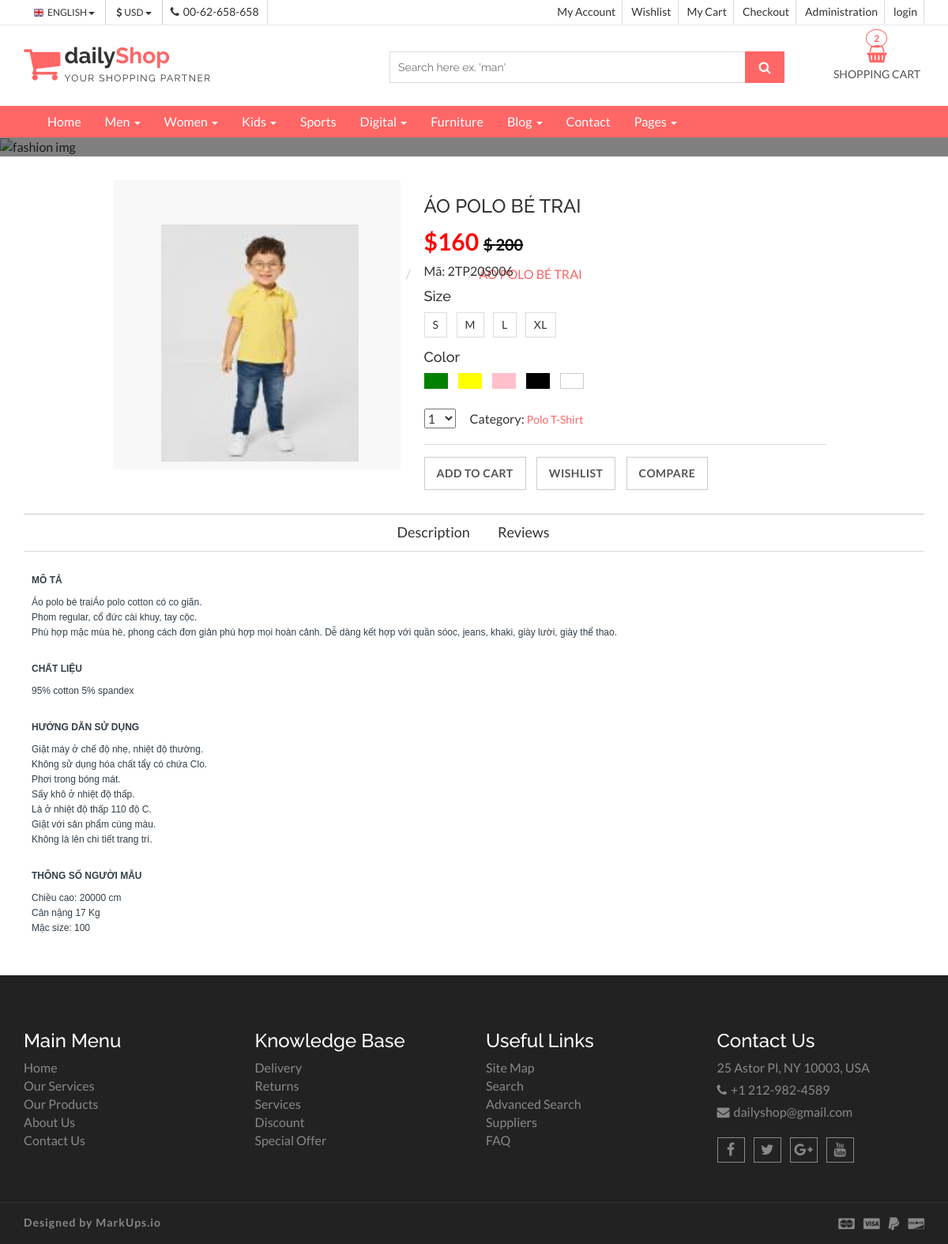
Screenshot of /MarkUps-dailyShop/dailyShop/product-detail.php?id=1 with the database file from the repository.
### tables this page shows
CREATE TABLE `products` (
  `pro_id` int(11) NOT NULL,
  `cate_id` int(11) NOT NULL,
  `pro_name` varchar(255) NOT NULL,
  `pro_image` varchar(225) NOT NULL,
  `intro` varchar(500) NOT NULL,
  `detail` text NOT NULL,
  `price` float NOT NULL,
  `price_start` float NOT NULL,
  `quantity` int(4) NOT NULL
);

### MarkUps-dailyShop/dailyShop/product-detail.php (the view, shortened to what this page needs)
<?php
if (!isset($_SESSION['users'])) {
  $login = "login";
} else {
  $login = "<a href='logout.php'>Logout</a>";
}
?>
<?php
require_once 'connection.php';
$pro_id = $_GET['id'];
$sql = "SELECT * FROM products WHERE pro_id=$pro_id";
$stmt = $conn->prepare($sql);
$stmt->execute();
$product = $stmt->fetch(PDO::FETCH_ASSOC);
?>
<!DOCTYPE html>
<html lang="en">
  <head>
    <link href="css/font-awesome.css" rel="stylesheet">
    <link href="css/bootstrap.css" rel="stylesheet">
    <link href="css/jquery.smartmenus.bootstrap.css" rel="stylesheet">
    <link rel="stylesheet" type="text/css" href="css/jquery.simpleLens.css">
    <link rel="stylesheet" type="text/css" href="css/slick.css">
    <link rel="stylesheet" type="text/css" href="css/nouislider.css">
    <link id="switcher" href="css/theme-color/default-theme.css" rel="stylesheet">
    <link href="css/sequence-theme.modern-slide-in.css" rel="stylesheet" media="all">
    <link href="css/style.css" rel="stylesheet">
  </head>
  <body>
  <header id="aa-header">
    <div class="aa-header-top">
      <div class="container">
        <div class="row">
          <div class="col-md-12">
            <div class="aa-header-top-area">
              <div class="aa-header-top-left">
                <div class="aa-language">
                  <div class="dropdown">
                    <a class="btn dropdown-toggle" href="#" type="button" id="dropdownMenu1" data-toggle="dropdown" aria-haspopup="true" aria-expanded="true">
                      <img src="img/flag/english.jpg" alt="english flag">ENGLISH
                      <span class="caret"></span>
                    </a>
                  </div>
                </div>
                <div class="aa-currency">
                  <div class="dropdown">
                    <a class="btn dropdown-toggle" href="#" type="button" id="dropdownMenu1" data-toggle="dropdown" aria-haspopup="true" aria-expanded="true">
                      <i class="fa fa-usd"></i>USD
                      <span class="caret"></span>
                    </a>
                  </div>
                </div>
                <div class="cellphone hidden-xs">
                  <p><span class="fa fa-phone"></span>00-62-658-658</p>
                </div>
              </div>
              <div class="aa-header-top-right">
                <ul class="aa-head-top-nav-right">
                  <li><a href="account.php">My Account</a></li>
                  <li class="hidden-xs"><a href="wishlist.php">Wishlist</a></li>
                  <li class="hidden-xs"><a href="cart.php">My Cart</a></li>
                  <li class="hidden-xs"><a href="checkout.php">Checkout</a></li>
                  <li class="hidden-xs"><a href="trunggian.php">Administration</a></li>
                  <li><a href="" data-toggle="modal" data-target="#login-modal"> <?php
                                                                                  if (isset($login)) {
                                                                                    echo $login;
                                                                                  }
                                                                                  ?>
                    </a>
                  </li>
                </ul>
              </div>
            </div>
          </div>
        </div>
      </div>
    </div>
    <div class="aa-header-bottom">
      <div class="container">
        <div class="row">
          <div class="col-md-12">
            <div class="aa-header-bottom-area">
              <div class="aa-logo">
                <a href="index.php">
                  <span class="fa fa-shopping-cart"></span>
                  <p>daily<strong>Shop</strong> <span>Your Shopping Partner</span></p>
                </a>
              </div>
              <div class="aa-cartbox">
                <a class="aa-cart-link" href="#">
                  <span class="fa fa-shopping-basket"></span>
                  <span class="aa-cart-title">SHOPPING CART</span>
                  <span class="aa-cart-notify">2</span>
                </a>
              </div>
              <div class="aa-search-box">
                <form action="">
                  <input type="text" name="" id="" placeholder="Search here ex. 'man' ">
                  <button type="submit"><span class="fa fa-search"></span></button>
                </form>
              </div>
            </div>
          </div>
        </div>
      </div>
    </div>
  </header>
  <section id="menu">
    <div class="container">
      <div class="menu-area">
        <div class="navbar navbar-default" role="navigation">
            <div class="navbar-collapse collapse">
            <ul class="nav navbar-nav">
              <li><a href="index.php">Home</a></li>
              <li><a href="#">Men <span class="caret"></span></a>
              </li>
              <li><a href="#">Women <span class="caret"></span></a>
              </li>
              <li><a href="#">Kids <span class="caret"></span></a>
              </li>
              <li><a href="#">Sports</a></li>
             <li><a href="#">Digital <span class="caret"></span></a>
              </li>
              <li><a href="#">Furniture</a></li>
              <li><a href="blog-archive.php">Blog <span class="caret"></span></a>
              </li>
              <li><a href="contact.php">Contact</a></li>
              <li><a href="#">Pages <span class="caret"></span></a>
              </li>
            </ul>
          </div>
        </div>
      </div>
      </div>
  </section>
  <section id="aa-catg-head-banner">
   <img src="https://thegioidohoa.com/wp-content/uploads/2015/10/thiet-ke-banner-an-tuong-cho-web-thoi-trang.jpeg" alt="fashion img">
   <div class="aa-catg-head-banner-area">
     <div class="container">
      <div class="aa-catg-head-banner-content">
        <h2><?= $product['pro_name'] ?></h2>
        <ol class="breadcrumb">
          <li><a href="index.php">Home</a></li>
          <li><a href="#">Product</a></li>
          <li class="active"><?= $product['pro_name'] ?></li>
        </ol>
      </div>
     </div>
   </div>
  </section>
  <section id="aa-product-details">
    <div class="container">
      <div class="row">
        <div class="col-md-12">
          <div class="aa-product-details-area">
            <div class="aa-product-details-content">
              <div class="row">
                <div class="col-md-5 col-sm-5 col-xs-12">
                  <div class="aa-product-view-slider">
                    <div id="demo-1" class="simpleLens-gallery-container">
                      <div class="simpleLens-container">
                        <div class="simpleLens-big-image-container"><a  class="simpleLens-lens-image"> <div class="simpleLens-big-image-container"><a class="simpleLens-lens-image"><img src="../images/<?= $product['pro_image'] ?>" alt=""class="simpleLens-big-image"width="250" height="300"></a></div></a></div>
                      </div>
                    </div>
                  </div>
                </div>
                <div class="col-md-7 col-sm-7 col-xs-12">
                  <div class="aa-product-view-content">
                    <h3><?= $product['pro_name'] ?></h3>
                    <div class="aa-price-block">
                    <label class="aa-product-price" style="color: red;  font-size: 30px; " >$<?= $product['price'] ?> <del style="color: black;  font-size: 20px;"> $ <?= $product['price_start'] ?></del></label>
                      <p class="aa-product-avilability"><?= $product['intro'] ?></p>
                    </div>
                    <h4>Size</h4>
                    <div class="aa-prod-view-size">
                      <a href="#">S</a>
                      <a href="#">M</a>
                      <a href="#">L</a>
                      <a href="#">XL</a>
                    </div>
                    <h4>Color</h4>
                    <div class="aa-color-tag">
                      <a href="#" class="aa-color-green"></a>
                      <a href="#" class="aa-color-yellow"></a>
                      <a href="#" class="aa-color-pink"></a>
                      <a href="#" class="aa-color-black"></a>
                      <a href="#" class="aa-color-white"></a>
                    </div>
                    <div class="aa-prod-quantity">
                      <form action="">
                        <select id="" name="">
                          <option selected="1" value="0">1</option>
                        </select>
                      </form>
                      <p class="aa-prod-category" >
                        Category: <a href="#">Polo T-Shirt</a>
                      </p>
                    </div>
                    <div class="aa-prod-view-bottom">
                      <a class="aa-add-to-cart-btn" href="#">Add To Cart</a>
                      <a class="aa-add-to-cart-btn" href="#">Wishlist</a>
                      <a class="aa-add-to-cart-btn" href="#">Compare</a>
                    </div>
                  </div>
                </div>
              </div>
            </div>
            <div class="aa-product-details-bottom">
              <ul class="nav nav-tabs" id="myTab2">
                <li><a href="#description" data-toggle="tab">Description</a></li>
                <li><a href="#review" data-toggle="tab">Reviews</a></li>
              </ul>
              <div class="tab-content">
                <div class="tab-pane fade in active" id="description">
                  <p><?= $product['detail'] ?></p>
                </div>
              </div>
            </div>
          </div>
        </div>
      </div>
    </div>
  </section>
  <footer id="aa-footer">
    <div class="aa-footer-top">
     <div class="container">
        <div class="row">
        <div class="col-md-12">
          <div class="aa-footer-top-area">
            <div class="row">
              <div class="col-md-3 col-sm-6">
                <div class="aa-footer-widget">
                  <h3>Main Menu</h3>
                  <ul class="aa-footer-nav">
                    <li><a href="#">Home</a></li>
                    <li><a href="#">Our Services</a></li>
                    <li><a href="#">Our Products</a></li>
                    <li><a href="#">About Us</a></li>
                    <li><a href="#">Contact Us</a></li>
                  </ul>
                </div>
              </div>
              <div class="col-md-3 col-sm-6">
                <div class="aa-footer-widget">
                  <div class="aa-footer-widget">
                    <h3>Knowledge Base</h3>
                    <ul class="aa-footer-nav">
                      <li><a href="#">Delivery</a></li>
                      <li><a href="#">Returns</a></li>
                      <li><a href="#">Services</a></li>
                      <li><a href="#">Discount</a></li>
                      <li><a href="#">Special Offer</a></li>
                    </ul>
                  </div>
                </div>
              </div>
              <div class="col-md-3 col-sm-6">
                <div class="aa-footer-widget">
                  <div class="aa-footer-widget">
                    <h3>Useful Links</h3>
                    <ul class="aa-footer-nav">
                      <li><a href="#">Site Map</a></li>
                      <li><a href="#">Search</a></li>
                      <li><a href="#">Advanced Search</a></li>
                      <li><a href="#">Suppliers</a></li>
                      <li><a href="#">FAQ</a></li>
                    </ul>
                  </div>
                </div>
              </div>
              <div class="col-md-3 col-sm-6">
                <div class="aa-footer-widget">
                  <div class="aa-footer-widget">
                    <h3>Contact Us</h3>
                    <address>
                      <p> 25 Astor Pl, NY 10003, USA</p>
                      <p><span class="fa fa-phone"></span>+1 212-982-4589</p>
                      <p><span class="fa fa-envelope"></span>dailyshop@gmail.com</p>
                    </address>
                    <div class="aa-footer-social">
                      <a href="#"><span class="fa fa-facebook"></span></a>
                      <a href="#"><span class="fa fa-twitter"></span></a>
                      <a href="#"><span class="fa fa-google-plus"></span></a>
                      <a href="#"><span class="fa fa-youtube"></span></a>
                    </div>
                  </div>
                </div>
              </div>
            </div>
          </div>
        </div>
      </div>
     </div>
    </div>
    <div class="aa-footer-bottom">
      <div class="container">
        <div class="row">
        <div class="col-md-12">
          <div class="aa-footer-bottom-area">
            <p>Designed by <a href="http://www.markups.io/">MarkUps.io</a></p>
            <div class="aa-footer-payment">
              <span class="fa fa-cc-mastercard"></span>
              <span class="fa fa-cc-visa"></span>
              <span class="fa fa-paypal"></span>
              <span class="fa fa-cc-discover"></span>
            </div>
          </div>
        </div>
      </div>
      </div>
    </div>
  </footer>
  </body>
</html>

### MarkUps-dailyShop/dailyShop/css/theme-color/default-theme.css (style rules this page uses)
h2 { color: #ff6666; }
#aa-header .aa-header-bottom .aa-header-bottom-area .aa-logo a > span { color: #ff6666; }
#aa-header .aa-header-bottom .aa-header-bottom-area .aa-logo a strong { color: #ff6666; }
#aa-header .aa-header-bottom .aa-header-bottom-area .aa-search-box button { background-color: #ff6666; }
#aa-header .aa-header-bottom .aa-cartbox .aa-cart-link { color: #ff6666; }
#aa-header .aa-header-bottom .aa-cartbox .aa-cart-link .aa-cart-notify { border: 1px solid #ff6666; color: #ff6666; }
#aa-header .aa-header-bottom .aa-cartbox .aa-cart-link .aa-cart-notify:after { border-top-color: #ff6666; }
#menu { background-color: #ff6666; }
#aa-catg-head-banner .aa-catg-head-banner-area .aa-catg-head-banner-content .breadcrumb .active { color: #ff6666; }
#aa-product-details .aa-product-details-area .aa-product-details-content .aa-product-view-content .aa-prod-quantity .aa-prod-category a { color: #ff6666; }

### rows the page displays
products: pro_name "ÁO POLO BÉ TRAI", pro_image (picture), price "160", price_start "200", intro "Mã: 2TP20S006", detail "MÔ TẢ Áo polo bé traiÁo polo cotton có co giãn. Phom regular, cổ đức cài khuy, tay cộc. Phù hợp mặc mùa hè, phong cách đơn giản phù hợp mọi hoàn cảnh. Dễ dàng kết hợp với quần sóoc, jeans, khaki, giày lười, giày thể thao. CHẤT LIỆU 95% cotton 5% spandex HƯỚNG DẪN SỬ DỤNG Giặt máy ở chế độ nhẹ, nhiệt độ thường. Không sử dụng hóa chất tẩy có chứa Clo. Phơi trong bóng mát. Sấy khô ở nhiệt độ thấp. Là ở nhiệt độ thấp 110 độ C. Giặt với sản phẩm cùng màu. Không là lên chi tiết trang trí. THÔNG SỐ NGƯỜI MẪU Chiều cao: 20000 cm Cân nặng 17 Kg Mặc size: 100"

### other values shown
$login "login"
